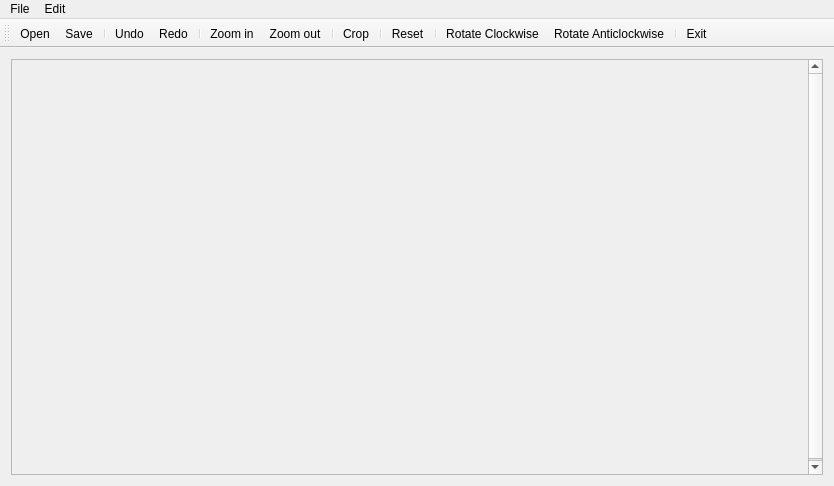
<?xml version="1.0" encoding="UTF-8"?>
<ui version="4.0">
 <class>MainWindow</class>
 <widget class="QMainWindow" name="MainWindow">
  <property name="geometry">
   <rect>
    <x>0</x>
    <y>0</y>
    <width>834</width>
    <height>486</height>
   </rect>
  </property>
  <property name="minimumSize">
   <size>
    <width>10</width>
    <height>10</height>
   </size>
  </property>
  <property name="sizeIncrement">
   <size>
    <width>10</width>
    <height>10</height>
   </size>
  </property>
  <property name="baseSize">
   <size>
    <width>10</width>
    <height>10</height>
   </size>
  </property>
  <property name="windowTitle">
   <string>Pictura - Qt Edition</string>
  </property>
  <property name="windowIcon">
   <iconset resource="pics.qrc">
    <normaloff>:/Images/icon.png</normaloff>:/Images/icon.png</iconset>
  </property>
  <widget class="QWidget" name="centralWidget">
   <layout class="QVBoxLayout" name="verticalLayout">
    <item>
     <widget class="QScrollArea" name="scrollArea">
      <property name="minimumSize">
       <size>
        <width>10</width>
        <height>10</height>
       </size>
      </property>
      <property name="maximumSize">
       <size>
        <width>16777215</width>
        <height>16777215</height>
       </size>
      </property>
      <property name="sizeIncrement">
       <size>
        <width>10</width>
        <height>10</height>
       </size>
      </property>
      <property name="baseSize">
       <size>
        <width>10</width>
        <height>10</height>
       </size>
      </property>
      <property name="widgetResizable">
       <bool>false</bool>
      </property>
      <widget class="QWidget" name="scrollAreaWidgetContents_3">
       <property name="geometry">
        <rect>
         <x>0</x>
         <y>0</y>
         <width>780</width>
         <height>416</height>
        </rect>
       </property>
       <property name="minimumSize">
        <size>
         <width>10</width>
         <height>10</height>
        </size>
       </property>
       <layout class="QHBoxLayout" name="horizontalLayout"/>
      </widget>
     </widget>
    </item>
   </layout>
  </widget>
  <widget class="QMenuBar" name="menuBar">
   <property name="geometry">
    <rect>
     <x>0</x>
     <y>0</y>
     <width>834</width>
     <height>21</height>
    </rect>
   </property>
   <widget class="QMenu" name="menuFile">
    <property name="title">
     <string>File</string>
    </property>
    <addaction name="actionOpen"/>
    <addaction name="actionSave"/>
    <addaction name="separator"/>
    <addaction name="actionExit"/>
   </widget>
   <widget class="QMenu" name="menuEdit">
    <property name="title">
     <string>Edit</string>
    </property>
    <widget class="QMenu" name="menuRotate">
     <property name="title">
      <string>Rotate</string>
     </property>
     <addaction name="actionRotate_Clockwise"/>
     <addaction name="actionRotate_Anticlockwise"/>
    </widget>
    <addaction name="actionUndo"/>
    <addaction name="actionRedo"/>
    <addaction name="separator"/>
    <addaction name="actionReset"/>
    <addaction name="separator"/>
    <addaction name="actionZoom_in"/>
    <addaction name="actionZoom_out"/>
    <addaction name="separator"/>
    <addaction name="actionCrop"/>
    <addaction name="separator"/>
    <addaction name="menuRotate"/>
   </widget>
   <addaction name="menuFile"/>
   <addaction name="menuEdit"/>
  </widget>
  <widget class="QToolBar" name="toolBar">
   <property name="sizePolicy">
    <sizepolicy hsizetype="Preferred" vsizetype="Fixed">
     <horstretch>0</horstretch>
     <verstretch>0</verstretch>
    </sizepolicy>
   </property>
   <property name="minimumSize">
    <size>
     <width>0</width>
     <height>0</height>
    </size>
   </property>
   <property name="windowTitle">
    <string>toolBar</string>
   </property>
   <property name="allowedAreas">
    <set>Qt::AllToolBarAreas</set>
   </property>
   <property name="iconSize">
    <size>
     <width>50</width>
     <height>50</height>
    </size>
   </property>
   <property name="floatable">
    <bool>false</bool>
   </property>
   <attribute name="toolBarArea">
    <enum>TopToolBarArea</enum>
   </attribute>
   <attribute name="toolBarBreak">
    <bool>false</bool>
   </attribute>
   <addaction name="actionOpen"/>
   <addaction name="actionSave"/>
   <addaction name="separator"/>
   <addaction name="actionUndo"/>
   <addaction name="actionRedo"/>
   <addaction name="separator"/>
   <addaction name="actionZoom_in"/>
   <addaction name="actionZoom_out"/>
   <addaction name="separator"/>
   <addaction name="actionCrop"/>
   <addaction name="separator"/>
   <addaction name="actionReset"/>
   <addaction name="separator"/>
   <addaction name="actionRotate_Clockwise"/>
   <addaction name="actionRotate_Anticlockwise"/>
   <addaction name="separator"/>
   <addaction name="actionExit"/>
  </widget>
  <action name="actionOpen">
   <property name="icon">
    <iconset resource="pics.qrc">
     <normaloff>:/Images/open.png</normaloff>:/Images/open.png</iconset>
   </property>
   <property name="text">
    <string>Open</string>
   </property>
   <property name="shortcut">
    <string>Ctrl+O</string>
   </property>
  </action>
  <action name="actionSave">
   <property name="icon">
    <iconset resource="pics.qrc">
     <normaloff>:/Images/save.png</normaloff>:/Images/save.png</iconset>
   </property>
   <property name="text">
    <string>Save</string>
   </property>
   <property name="shortcut">
    <string>Ctrl+S</string>
   </property>
  </action>
  <action name="actionUndo">
   <property name="icon">
    <iconset resource="pics.qrc">
     <normaloff>:/Images/undo.png</normaloff>:/Images/undo.png</iconset>
   </property>
   <property name="text">
    <string>Undo</string>
   </property>
   <property name="shortcut">
    <string>Ctrl+Z</string>
   </property>
  </action>
  <action name="actionRedo">
   <property name="icon">
    <iconset resource="pics.qrc">
     <normaloff>:/Images/redo.png</normaloff>:/Images/redo.png</iconset>
   </property>
   <property name="text">
    <string>Redo</string>
   </property>
   <property name="shortcut">
    <string>Ctrl+Y</string>
   </property>
  </action>
  <action name="actionZoom_in">
   <property name="icon">
    <iconset resource="pics.qrc">
     <normaloff>:/Images/zoomin.png</normaloff>:/Images/zoomin.png</iconset>
   </property>
   <property name="text">
    <string>Zoom in</string>
   </property>
   <property name="shortcut">
    <string>Ctrl++</string>
   </property>
  </action>
  <action name="actionZoom_out">
   <property name="icon">
    <iconset resource="pics.qrc">
     <normaloff>:/Images/zoomout.png</normaloff>
     <normalon>:/Images/exit.png</normalon>:/Images/zoomout.png</iconset>
   </property>
   <property name="text">
    <string>Zoom out</string>
   </property>
   <property name="shortcut">
    <string>Ctrl+-</string>
   </property>
  </action>
  <action name="actionCrop">
   <property name="icon">
    <iconset resource="pics.qrc">
     <normaloff>:/Images/crop.png</normaloff>:/Images/crop.png</iconset>
   </property>
   <property name="text">
    <string>Crop</string>
   </property>
   <property name="shortcut">
    <string>C</string>
   </property>
  </action>
  <action name="actionReset">
   <property name="icon">
    <iconset resource="pics.qrc">
     <normaloff>:/Images/reset.png</normaloff>:/Images/reset.png</iconset>
   </property>
   <property name="text">
    <string>Reset</string>
   </property>
   <property name="shortcut">
    <string>Ctrl+R</string>
   </property>
  </action>
  <action name="actionRotate_Clockwise">
   <property name="icon">
    <iconset resource="pics.qrc">
     <normaloff>:/Images/rotateright.png</normaloff>:/Images/rotateright.png</iconset>
   </property>
   <property name="text">
    <string>Rotate Clockwise</string>
   </property>
   <property name="shortcut">
    <string>Ctrl+.</string>
   </property>
  </action>
  <action name="actionRotate_Anticlockwise">
   <property name="icon">
    <iconset resource="pics.qrc">
     <normaloff>:/Images/rotateleft.png</normaloff>:/Images/rotateleft.png</iconset>
   </property>
   <property name="text">
    <string>Rotate Anticlockwise</string>
   </property>
   <property name="shortcut">
    <string>Ctrl+,</string>
   </property>
  </action>
  <action name="actionExit">
   <property name="icon">
    <iconset resource="pics.qrc">
     <normaloff>:/Images/exit.png</normaloff>:/Images/exit.png</iconset>
   </property>
   <property name="text">
    <string>Exit</string>
   </property>
   <property name="shortcut">
    <string>Ctrl+Q</string>
   </property>
  </action>
 </widget>
 <layoutdefault spacing="6" margin="11"/>
 <resources>
  <include location="pics.qrc"/>
 </resources>
 <connections/>
</ui>
